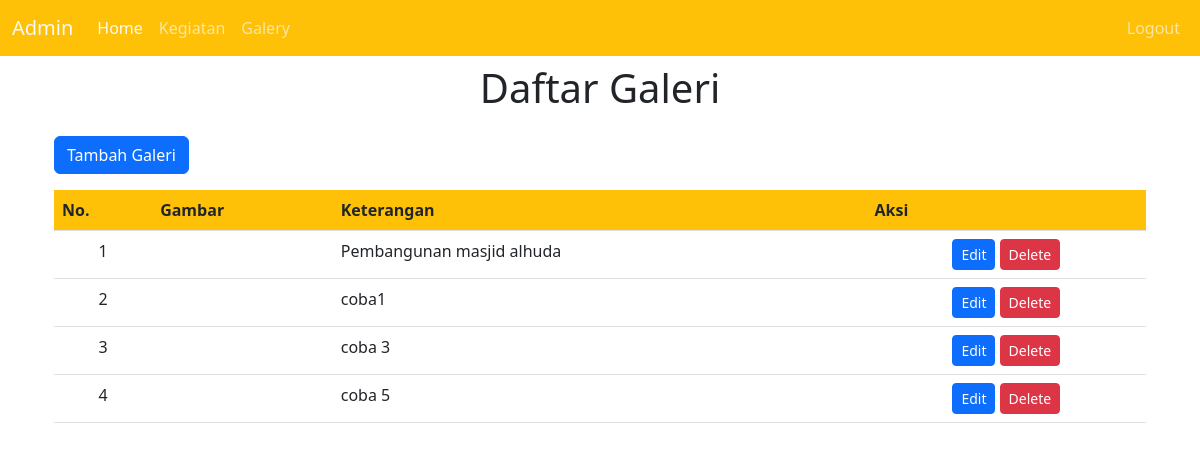
/admin/index.php?page=galeri (signed in), run on the app's committed database.
### tables this page shows
CREATE TABLE `tb_galeri` (
  `id_galeri` int(11) NOT NULL,
  `keterangan` varchar(255) NOT NULL,
  `gambar_galeri` varchar(255) NOT NULL
);

### admin/read/read_galeri.php (the view, shortened to what this page needs)
<?php
include "../config/koneksi.php";
?>
<div class="container">
    <h1 class="text-center my-2">Daftar Galeri</h1>
    <a href="?page=galeri&action=tambah-galeri" class="btn btn-primary my-3">Tambah Galeri</a>
    <table  class="table ">
        <tr class="bg-warning ">
            <th>No.</th>
            <th>Gambar</th>
            <th>Keterangan</th>
            <th>Aksi</th>
        </tr>
         <?php
            $i=1;
            $sql = mysqli_query($db, "SELECT * FROM tb_galeri");
            while ($galeri = mysqli_fetch_array( $sql)) { ?>
            <tr>
            <td class="text-center"><?= $i?></td>
            <td class="text-center">
            </td>
            <td ><?= $galeri["keterangan"] ?></td>
            <td class="text-center">
                <a href="?page=galeri&action=edit-galeri&id_galeri=<?=$galeri["id_galeri"]?>" class="btn btn-primary btn-sm">Edit</a>
                <a href="?page=galeri&action=hapus-galeri&id_galeri=<?=$galeri["id_galeri"]?>" onclick="return confirm('Apakah anda ingin menghapus data ini ?')" class="btn btn-danger btn-sm">Delete</a>
            </td>
        </tr>
        <?php $i++ ?>
           <?php } ?>
    </table>
</div>

### data on the page
tb_galeri: keterangan "Pembangunan masjid alhuda"
tb_galeri: keterangan "coba1"
tb_galeri: keterangan "coba 3"
tb_galeri: keterangan "coba 5"
